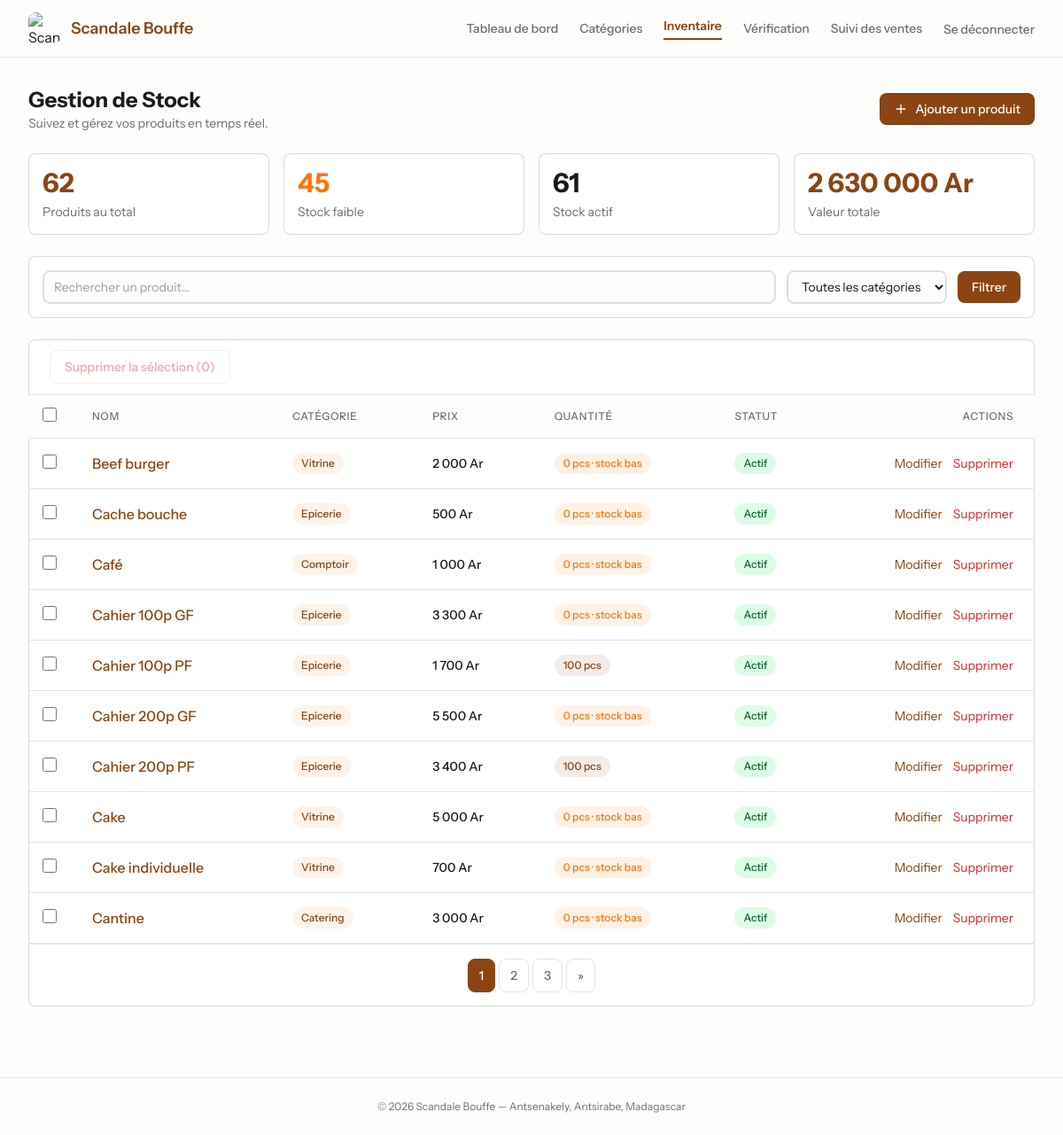
Before: /inventory (signed in) with the older database file.
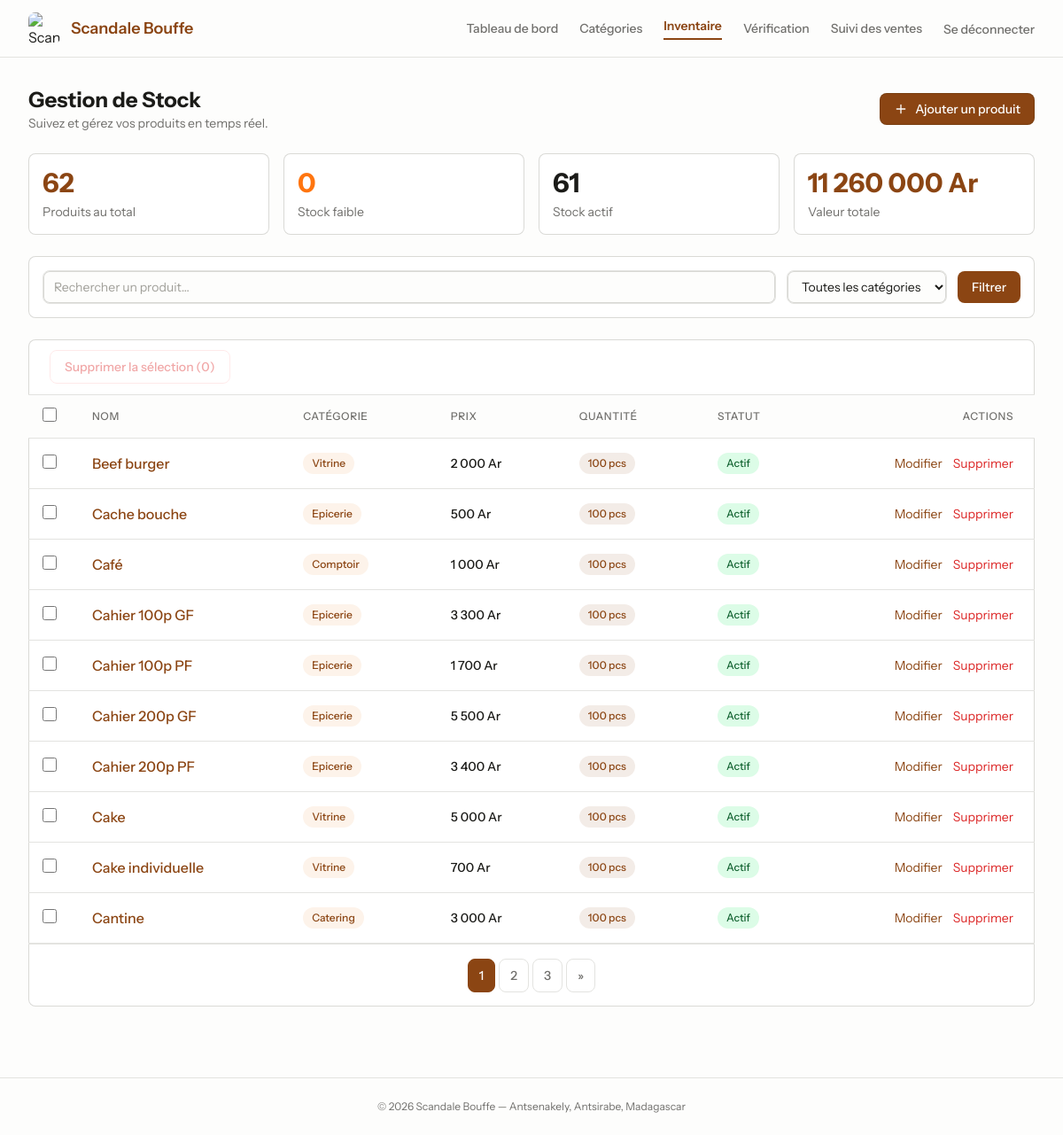
After: the same page with the newer database file.
### tables this page shows
CREATE TABLE `products` (
  `id` bigint(20) UNSIGNED NOT NULL,
  `name` varchar(255) NOT NULL,
  `category_id` bigint(20) UNSIGNED DEFAULT NULL,
  `description` text DEFAULT NULL,
  `price` decimal(10,2) NOT NULL,
  `quantity` int(11) NOT NULL DEFAULT 0,
  `min_stock` int(11) NOT NULL DEFAULT 5,
  `unit` varchar(255) NOT NULL DEFAULT 'pcs',
  `image` varchar(255) DEFAULT NULL,
  `active` tinyint(1) NOT NULL DEFAULT 1,
  `created_at` timestamp NULL DEFAULT NULL,
  `updated_at` timestamp NULL DEFAULT NULL
);

CREATE TABLE `categories` (
  `id` bigint(20) UNSIGNED NOT NULL,
  `name` varchar(255) NOT NULL,
  `description` varchar(255) DEFAULT NULL,
  `created_at` timestamp NULL DEFAULT NULL,
  `updated_at` timestamp NULL DEFAULT NULL
);

### config/db.php (called while the page is built, shortened)
<?php
$dbHost = 'localhost';
$dbName = 'scandale_bouffe';
$dbUser = 'root';
$dbPass = '';
function url(string $path = ''): string {
    $base = BASE_URL === '' ? '' : BASE_URL . '/';
    return $base . ltrim($path, '/');
}
try {
    $pdo = new PDO(
        "mysql:host={$dbHost};dbname={$dbName};charset=utf8mb4",
        $dbUser,
        $dbPass,
        [
            PDO::ATTR_ERRMODE => PDO::ERRMODE_EXCEPTION,
            PDO::ATTR_DEFAULT_FETCH_MODE => PDO::FETCH_ASSOC,
        ]
    );
} catch (PDOException $e) {
    error_log("Erreur de connexion PDO : " . $e->getMessage());
    die("Impossible de se connecter à la base de données. Veuillez réessayer plus tard.");
}
function fetchAllAssoc(string $sql, array $params = []): array {
    global $pdo;
    $stmt = $pdo->prepare($sql);
    $stmt->execute($params);
    return $stmt->fetchAll() ?: [];
}

### pages/inventory/index.php (the view, shortened to what the rows shown need)
<?php
$page = isset($_GET['page']) ? max(1, (int)$_GET['page']) : 1;
$perPage = 10;
$offset = ($page - 1) * $perPage;
$where = 'WHERE 1=1';
$params = [];
$products = fetchAllAssoc(
    "SELECT p.*, c.name AS category_name FROM products p LEFT JOIN categories c ON c.id = p.category_id $where ORDER BY p.name ASC LIMIT $perPage OFFSET $offset",
    $params
);
require __DIR__ . '/../layout.php';
?>
<div class="space-y-6">
    <header class="flex items-center justify-between">
        <div>
            <h1 class="text-2xl font-bold text-[#1b1b18] dark:text-[#FDFDFC]">Gestion de Stock</h1>
        </div>
    </header>
    <div class="overflow-hidden rounded-lg bg-white shadow-[inset_0px_0px_0px_1px_rgba(26,26,0,0.16)] dark:bg-[#161615]">
        <?php if (empty($products)): ?>
            <div class="p-12 text-center">
                <p class="text-lg font-medium text-[#1b1b18] dark:text-[#FDFDFC]">Aucun produit en stock</p>
                <p class="mt-2 text-sm text-[#706f6c] dark:text-[#A1A09A]">
                    Commencez par ajouter votre premier produit.
                </p>
                <a href="<?php echo url('inventory/create'); ?>"
                   class="mt-6 inline-flex items-center rounded-lg bg-[#8B4513] px-4 py-2 text-sm font-medium text-[#FDFDFC] transition hover:bg-[#A0522D]">
                    Ajouter un produit
                </a>
            </div>
        <?php else: ?>
        <div class="overflow-x-auto">
            <table class="min-w-full divide-y divide-[#e3e3e0] dark:divide-[#3E3E3A]">
                <thead class="bg-[#FDFDFC] dark:bg-[#1a1a1a]">
                    <tr>
                        <th class="w-12 px-4 py-3">
                            <input type="checkbox" id="select-all"
                                   class="h-4 w-4 rounded border-[#e3e3e0] text-[#8B4513] focus:ring-[#8B4513] dark:border-[#3E3E3A]">
                        </th>
                        <th class="px-6 py-3 text-left text-xs font-medium uppercase tracking-wider text-[#706f6c] dark:text-[#A1A09A]">Nom</th>
                        <th class="px-6 py-3 text-left text-xs font-medium uppercase tracking-wider text-[#706f6c] dark:text-[#A1A09A]">Catégorie</th>
                        <th class="px-6 py-3 text-left text-xs font-medium uppercase tracking-wider text-[#706f6c] dark:text-[#A1A09A]">Prix</th>
                        <th class="px-6 py-3 text-left text-xs font-medium uppercase tracking-wider text-[#706f6c] dark:text-[#A1A09A]">Quantité</th>
                        <th class="px-6 py-3 text-left text-xs font-medium uppercase tracking-wider text-[#706f6c] dark:text-[#A1A09A]">Statut</th>
                        <th class="px-6 py-3 text-right text-xs font-medium uppercase tracking-wider text-[#706f6c] dark:text-[#A1A09A]">Actions</th>
                    </tr>
                </thead>
                <tbody class="divide-y divide-[#e3e3e0] dark:divide-[#3E3E3A]">
                    <?php foreach ($products as $product): ?>
                    <tr class="transition hover:bg-[#FDFDFC] dark:hover:bg-[#1a1a1a]">
                        <td class="px-4 py-4">
                            <input type="checkbox" name="ids[]" value="<?php echo $product['id']; ?>"
                                   form="bulk-delete-form"
                                   class="row-checkbox h-4 w-4 rounded border-[#e3e3e0] text-[#8B4513] focus:ring-[#8B4513] dark:border-[#3E3E3A]">
                        </td>
                        <td class="px-6 py-4 font-medium text-[#1b1b18] dark:text-[#FDFDFC]">
                            <a href="<?php echo url('inventory/show?id=' . $product['id']); ?>" class="text-[#8B4513] hover:underline">
                                <?php echo htmlspecialchars($product['name']); ?>
                            </a>
                        </td>
                        <td class="px-6 py-4 text-sm">
                            <?php if ($product['category_name']): ?>
                                <span class="inline-flex items-center rounded-full bg-[#FDF3EA] px-2.5 py-1 text-xs font-medium text-[#8B4513] dark:bg-[#0a0a0a]">
                                    <?php echo htmlspecialchars($product['category_name']); ?>
                                </span>
                            <?php else: ?>
                                <span class="text-sm text-[#A1A09A]">—</span>
                            <?php endif; ?>
                        </td>
                        <td class="px-6 py-4 text-sm font-medium text-[#1b1b18] dark:text-[#FDFDFC]">
                            <?php echo number_format((float)$product['price'], 0, ',', ' '); ?> Ar
                        </td>
                        <td class="px-6 py-4 text-sm">
                            <?php if ((int)$product['quantity'] <= (int)$product['min_stock']): ?>
                                <span class="inline-flex items-center rounded-full bg-[#FF750F]/10 px-2.5 py-1 text-xs font-medium text-[#FF750F]">
                                    <?php echo (int)$product['quantity']; ?> <?php echo htmlspecialchars($product['unit']); ?> · stock bas
                                </span>
                            <?php else: ?>
                                <span class="inline-flex items-center rounded-full bg-[#8B4513]/10 px-2.5 py-1 text-xs font-medium text-[#8B4513]">
                                    <?php echo (int)$product['quantity']; ?> <?php echo htmlspecialchars($product['unit']); ?>
                                </span>
                            <?php endif; ?>
                        </td>
                        <td class="px-6 py-4 text-sm">
                            <span class="inline-flex items-center rounded-full px-2.5 py-1 text-xs font-medium <?php echo $product['active'] ? 'bg-green-100 text-green-800 dark:bg-green-900/30 dark:text-green-400' : 'bg-red-100 text-red-800 dark:bg-red-900/30 dark:text-red-400'; ?>">
                                <?php echo $product['active'] ? 'Actif' : 'Inactif'; ?>
                            </span>
                        </td>
                        <td class="px-6 py-4 text-right text-sm">
                            <div class="flex justify-end gap-3">
                                <a href="<?php echo url('inventory/edit?id=' . $product['id']); ?>" class="text-[#8B4513] hover:underline">Modifier</a>
                                <button type="button"
                                        onclick="openDeleteModal(<?php echo $product['id']; ?>, '<?php echo htmlspecialchars(addslashes($product['name'])); ?>')"
                                        class="text-red-600 hover:underline">Supprimer</button>
                            </div>
                        </td>
                    </tr>
                    <?php endforeach; ?>
                </tbody>
            </table>
        </div>
        <?php endif; ?>
    </div>
</div>
<?php require __DIR__ . '/../layout_footer.php'; ?>

Changed rows visible on the page:
changed products "Beef burger": quantity "0" → "100"
changed products "Cache bouche": quantity "0" → "100"
changed products "Café": quantity "0" → "100"
changed products "Cahier 100p GF": quantity "0" → "100"
changed products "Cahier 200p GF": quantity "0" → "100"
changed products "Cake": quantity "0" → "100"
changed products "Cake individuelle": quantity "0" → "100"
changed products "Cantine": quantity "0" → "100"
Other visible differences:
$stats['low_stock']: "45" → "0"
$stats['total_value']: "2 630 000" → "11 260 000"
